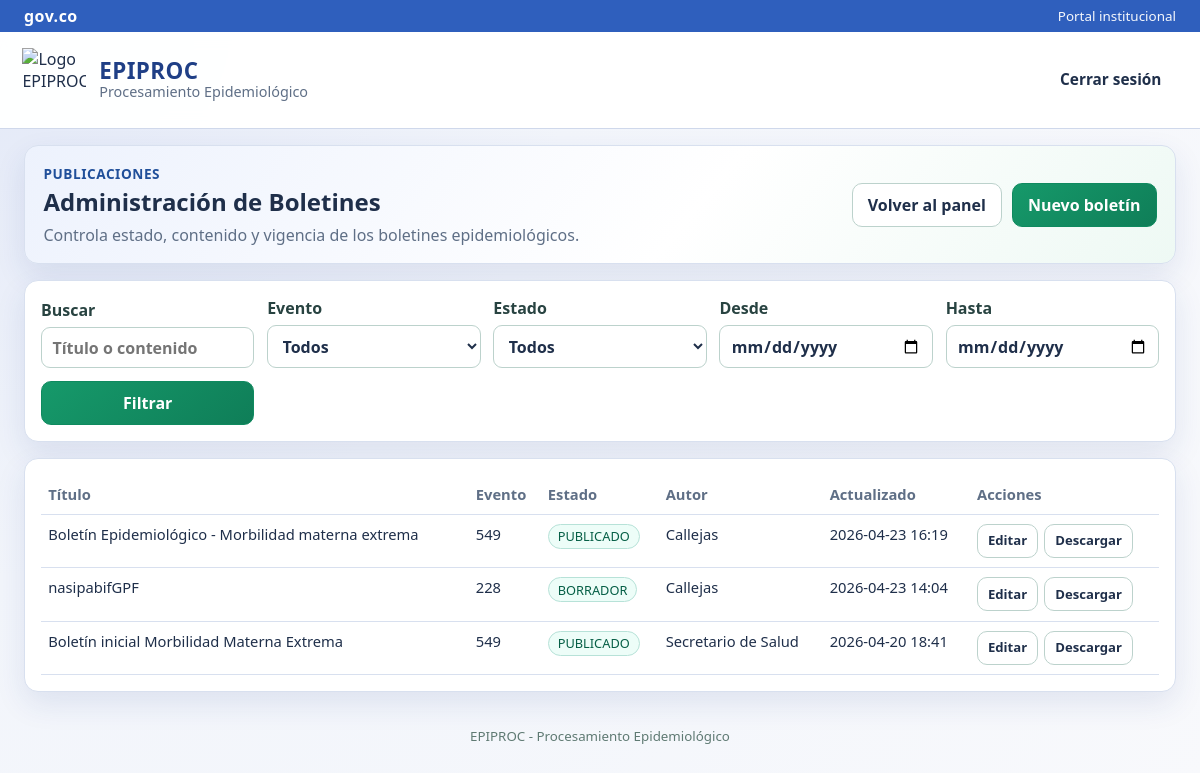
/admin/boletines (signed in), run on an earlier commit of the app's database.
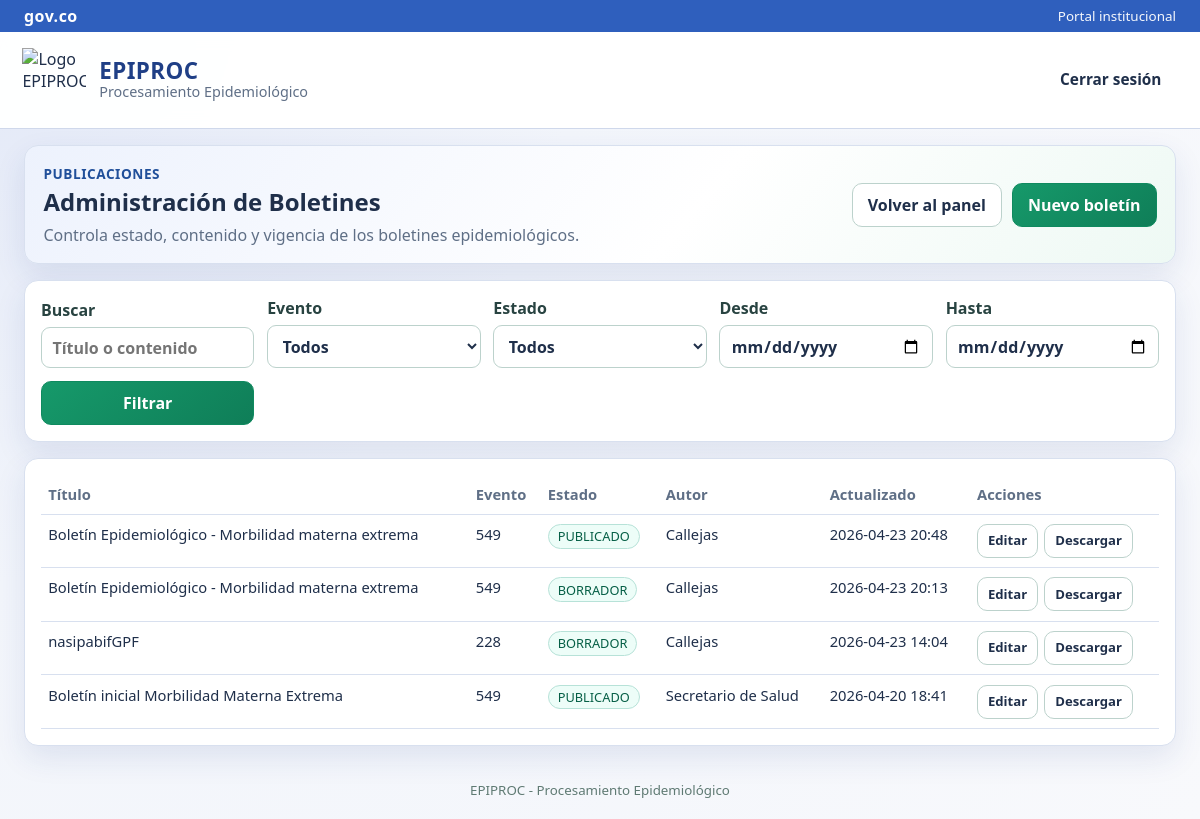
And on a later commit of the database.
### epiproc_web/models.py (models this page shows, shortened)
class Bulletin(db.Model):
    __tablename__ = "bulletins"
    id = db.Column(db.Integer, primary_key=True)
    title = db.Column(db.String(250), nullable=False)
    content = db.Column(db.Text, nullable=False)
    status = db.Column(db.String(20), nullable=False, default=BulletinStatus.BORRADOR)
    event_code = db.Column(db.Integer, db.ForeignKey("events.code"), nullable=False, index=True)
    author_id = db.Column(db.Integer, db.ForeignKey("users.id"), nullable=False, index=True)
    created_at = db.Column(db.DateTime, default=datetime.utcnow, nullable=False)
    updated_at = db.Column(db.DateTime, default=datetime.utcnow, onupdate=datetime.utcnow, nullable=False)
    published_at = db.Column(db.DateTime, nullable=True)
    author = db.relationship("User", back_populates="bulletins")
    event = db.relationship("Event", back_populates="bulletins")

class User(db.Model):
    __tablename__ = "users"
    id = db.Column(db.Integer, primary_key=True)
    username = db.Column(db.String(80), unique=True, nullable=False)
    password_hash = db.Column(db.String(255), nullable=False)
    password_visible = db.Column(db.String(255), nullable=True)
    role = db.Column(db.String(30), nullable=False, index=True)
    full_name = db.Column(db.String(150), nullable=False)
    cedula = db.Column(db.String(30), unique=True, nullable=False)
    email = db.Column(db.String(150), unique=True, nullable=False)
    assigned_event_code = db.Column(db.Integer, db.ForeignKey("events.code"), nullable=True)
    must_change_password = db.Column(db.Boolean, default=False, nullable=False)
    is_active = db.Column(db.Boolean, default=True, nullable=False)
    credentials_updated_at = db.Column(db.DateTime, nullable=True)
    created_at = db.Column(db.DateTime, default=datetime.utcnow, nullable=False)
    updated_at = db.Column(db.DateTime, default=datetime.utcnow, onupdate=datetime.utcnow, nullable=False)
    bulletins = db.relationship("Bulletin", back_populates="author", lazy=True)

### epiproc_web/app.py (the view)
    @app.route("/admin/boletines")
    @role_required(UserRole.SECRETARIO)
    def admin_bulletins():
        query = Bulletin.query
        q = (request.args.get("q") or "").strip()
        evento = (request.args.get("evento") or "").strip()
        estado = (request.args.get("estado") or "").strip().upper()
        desde = (request.args.get("desde") or "").strip()
        hasta = (request.args.get("hasta") or "").strip()
        if q:
            like_q = f"%{q}%"
            query = query.filter((Bulletin.title.ilike(like_q)) | (Bulletin.content.ilike(like_q)))
        if evento.isdigit():
            query = query.filter(Bulletin.event_code == int(evento))
        if estado in {BulletinStatus.BORRADOR, BulletinStatus.PUBLICADO}:
            query = query.filter(Bulletin.status == estado)
        if desde:
            try:
                d_from = datetime.strptime(desde, "%Y-%m-%d")
                query = query.filter(Bulletin.created_at >= d_from)
            except ValueError:
                flash("Fecha desde inválida.", "error")
        if hasta:
            try:
                d_to = datetime.strptime(hasta, "%Y-%m-%d")
                query = query.filter(Bulletin.created_at <= d_to.replace(hour=23, minute=59, second=59))
            except ValueError:
                flash("Fecha hasta inválida.", "error")
        bulletins = query.order_by(Bulletin.updated_at.desc()).all()
        eventos = Event.query.order_by(Event.code.asc()).all()
        return render_template(
            "admin_bulletins.html",
            bulletins=bulletins,
            eventos=eventos,
            filters={"q": q, "evento": evento, "estado": estado, "desde": desde, "hasta": hasta},
        )

### epiproc_web/app.py (called while the page is built, shortened)
def current_user() -> Optional[User]:
    uid = session.get("user_id")
    if not uid:
        return None
    return User.query.get(uid)

def login_required(view):
    @wraps(view)
    def wrapped(*args, **kwargs):
        user = current_user()
        if not user:
            flash("Debes iniciar sesión para continuar.", "error")
            return redirect(url_for("login", next=request.path))
        if not user.is_active:
            session.clear()
            flash("Tu usuario está inactivo. Contacta al Secretario de Salud.", "error")
            return redirect(url_for("login"))
        return view(*args, **kwargs)
    return wrapped

def role_required(*roles: str):
    def decorator(view):
        @wraps(view)
        @login_required
        def wrapped(*args, **kwargs):
            user = current_user()
            if not user or user.role not in roles:
                abort(403)
            return view(*args, **kwargs)
        return wrapped
    return decorator

def register_hooks(app: Flask, base_dir: Path) -> None:
    @app.context_processor
    def inject_globals() -> dict[str, Any]:
        return {
            "brand_name": "EPIPROC - Procesamiento Epidemiológico",
            "logo_url": "https://8upload.com/image/3ec1b5cc7de8ad31/bloque2071.png",
            "current_user": current_user(),
            "role_secretario": UserRole.SECRETARIO,
            "role_epidemiologo": UserRole.EPIDEMIOLOGO,
        }
    @app.before_request
    def force_password_change_on_first_login():
        user = current_user()
        if not user:
            return None
        safe_paths = {
            "/logout",
            "/cambiar-clave",
            "/static",
        }
        return None

### epiproc_web/templates/admin_bulletins.html (shortened to what this page needs)
{% extends 'base.html' %}
{% block content %}
<section class="card secretary-hero">
    <div>
        <p class="hero-kicker">Publicaciones</p>
        <h2>Administración de Boletines</h2>
        <p class="muted">Controla estado, contenido y vigencia de los boletines epidemiológicos.</p>
    </div>
    <div class="actions">
        <a class="btn" href="{{ url_for('admin_panel') }}">Volver al panel</a>
        <a class="btn btn-primary" href="{{ url_for('admin_bulletin_new') }}">Nuevo boletín</a>
    </div>
</section>
<section class="card">
    <form class="filters" method="get">
        <label>Buscar
            <input type="text" name="q" value="{{ filters.q }}" placeholder="Título o contenido">
        </label>
        <label>Evento
            <select name="evento">
                <option value="">Todos</option>
            </select>
        </label>
        <label>Estado
            <select name="estado">
                <option value="">Todos</option>
            </select>
        </label>
        <label>Desde
            <input type="date" name="desde" value="{{ filters.desde }}">
        </label>
        <label>Hasta
            <input type="date" name="hasta" value="{{ filters.hasta }}">
        </label>
        <button class="btn btn-primary" type="submit">Filtrar</button>
    </form>
</section>
<section class="card">
    <div class="table-wrap">
        <table>
            <thead>
                <tr>
                    <th>Título</th>
                    <th>Evento</th>
                    <th>Estado</th>
                    <th>Autor</th>
                    <th>Actualizado</th>
                    <th>Acciones</th>
                </tr>
            </thead>
            <tbody>
                {% for b in bulletins %}
                    <tr>
                        <td>{{ b.title }}</td>
                        <td>{{ b.event_code }}</td>
                        <td><span class="tag">{{ b.status }}</span></td>
                        <td>{{ b.author.full_name if b.author else 'N/A' }}</td>
                        <td>{{ b.updated_at.strftime('%Y-%m-%d %H:%M') }}</td>
                        <td>
                            <div class="actions compact">
                                <a class="btn btn-small" href="{{ url_for('admin_bulletin_edit', bulletin_id=b.id) }}">Editar</a>
                                <a class="btn btn-small" href="{{ url_for('download_bulletin', bulletin_id=b.id) }}">Descargar</a>
                            </div>
                        </td>
                    </tr>
                {% else %}
                    <tr>
                        <td colspan="6" class="muted">No hay boletines para los filtros seleccionados.</td>
                    </tr>
                {% endfor %}
            </tbody>
        </table>
    </div>
</section>
{% endblock %}

### epiproc_web/templates/base.html (shortened to what this page needs)
<!doctype html>
<html lang="es">
<head>
    <link rel="stylesheet" href="{{ url_for('static', filename='css/app.css') }}">
</head>
<body>
<div class="gov-top-strip">
    <div class="gov-strip-inner">
        <span class="gov-mark">gov.co</span>
        <div class="gov-strip-tools">
            <span>Portal institucional</span>
        </div>
    </div>
</div>
<header class="topbar">
    <div class="brand-wrap">
        <img src="{{ logo_url }}" alt="Logo EPIPROC" class="brand-logo">
        <div>
            <h1 class="brand-title">EPIPROC</h1>
            <p class="brand-subtitle">Procesamiento Epidemiológico</p>
        </div>
    </div>
    <nav class="topnav">
        {% set restricted_role_nav = current_user and current_user.role in [role_secretario, role_epidemiologo] %}
        {% if current_user and (restricted_role_nav or compact_topnav|default(false)) %}
            <a href="{{ url_for('logout') }}" class="btn btn-danger">Cerrar sesión</a>
        {% endif %}
    </nav>
</header>
<main class="container">
    {% block content %}{% endblock %}
</main>
<footer class="footer">
    <small>EPIPROC - Procesamiento Epidemiológico</small>
</footer>
</body>
</html>

### epiproc_web/static/css/app.css (style rules this page uses)
:root { --bg: #f2f5fb; --surface: #ffffff; --text: #1f2f4a; --muted: #5f6f86; --line: #d8e0ef; --accent: #2f5fbd; --accent-2: #1d3f88; --accent-green: #0f8a5f; --danger: #b42318; --warning: #b54708; --success: #027a48; --shadow: 0 12px 30px rgba(29, 63, 136, 0.1); }
* { box-sizing: border-box; }
body { margin: 0; font-family: "Segoe UI", Tahoma, Geneva, Verdana, sans-serif; color: var(--text); background: radial-gradient(circle at top left, #e2e8f7 0%, var(--bg) 40%, #f8f9fc 100%); min-height: 100vh; animation: pageFadeIn 0.45s ease; }
.gov-top-strip { background: #2f5fbd; color: #fff; }
.gov-strip-inner { width: min(1280px, 96vw); margin: 0 auto; min-height: 32px; display: flex; align-items: center; justify-content: space-between; gap: 1rem; }
.gov-mark { font-weight: 700; letter-spacing: 0.03em; }
.gov-strip-tools { font-size: 0.84rem; opacity: 0.95; }
.topbar { position: sticky; top: 32px; z-index: 10; display: flex; justify-content: space-between; align-items: center; gap: 1rem; padding: 1rem 1.4rem; border-bottom: 1px solid #cfd8eb; background: rgba(255, 255, 255, 0.96); backdrop-filter: blur(8px); }
.brand-wrap { display: flex; align-items: center; gap: 0.8rem; }
.brand-logo { width: 64px; height: 64px; object-fit: contain; }
.brand-title { margin: 0; font-size: 1.4rem; line-height: 1.05; font-weight: 800; letter-spacing: 0.02em; color: #1f3f86; }
.brand-subtitle { margin: 0; color: var(--muted); font-size: 0.9rem; }
.topnav { display: flex; align-items: center; gap: 0.5rem; flex-wrap: wrap; }
.topnav a { color: var(--text); text-decoration: none; padding: 0.58rem 0.95rem; border-radius: 8px; border: 1px solid transparent; display: inline-flex; align-items: center; justify-content: center; min-height: 44px; font-size: 0.96rem; font-weight: 600; transition: transform 0.2s ease, background-color 0.2s ease, border-color 0.2s ease; }
.container { width: min(1180px, 96vw); margin: 1rem auto 2rem; display: grid; gap: 1rem; }
.card { background: var(--surface); border: 1px solid var(--line); border-radius: 14px; box-shadow: var(--shadow); padding: 1rem; transition: box-shadow 0.25s ease, transform 0.25s ease; }
.hero-kicker { margin: 0 0 0.35rem; color: #204f9a; font-size: 0.85rem; font-weight: 700; letter-spacing: 0.04em; text-transform: uppercase; }
.actions { display: flex; gap: 0.6rem; flex-wrap: wrap; }
.actions.compact { gap: 0.4rem; }
.actions.compact .btn { min-height: 34px; padding: 0.46rem 0.62rem; font-size: 0.82rem; }
.filters { display: grid; grid-template-columns: repeat(auto-fit, minmax(180px, 1fr)); gap: 0.8rem; align-items: end; }
label { display: grid; gap: 0.35rem; font-weight: 600; color: #284341; }
input, select, textarea, button { font: inherit; }
input, select, textarea { width: 100%; border: 1px solid #bcd2cc; border-radius: 9px; padding: 0.55rem 0.65rem; background: #fff; color: var(--text); }
.btn { display: inline-flex; align-items: center; justify-content: center; gap: 0.4rem; background: #ffffff; color: var(--text); border: 1px solid #bcd2cc; border-radius: 10px; padding: 0.64rem 0.95rem; text-decoration: none; cursor: pointer; font-weight: 700; line-height: 1; text-align: center; min-height: 44px; transition: transform 0.2s ease, box-shadow 0.2s ease, background-color 0.2s ease, border-color 0.2s ease; }
.btn-primary { border-color: var(--accent-green); background: linear-gradient(140deg, #16996a 0%, #0f7e58 100%); color: #fff; }
.btn-danger { border-color: var(--danger); color: var(--danger); }
.btn-small { font-size: 0.8rem; padding: 0.25rem 0.45rem; }
.table-wrap { overflow-x: auto; }
table { width: 100%; border-collapse: collapse; min-width: 650px; }
th, td { border-bottom: 1px solid var(--line); text-align: left; padding: 0.58rem 0.45rem; font-size: 0.92rem; vertical-align: top; }
th { color: var(--muted); font-weight: 600; }
.tag, .chip { display: inline-flex; border: 1px solid #b7e2d8; border-radius: 999px; padding: 0.15rem 0.55rem; color: #065f46; background: #edfdf8; font-size: 0.8rem; }
.secretary-hero { display: flex; justify-content: space-between; gap: 1rem; align-items: center; padding: 1.1rem 1.15rem; background: linear-gradient(130deg, #edf2fd 0%, #ffffff 58%, #eef9f4 100%); }
.secretary-hero h2 { margin: 0.15rem 0 0.35rem; }
.secretary-hero p { margin: 0; }
.muted { color: var(--muted); }
.footer { text-align: center; color: #5f7a73; padding: 0 1rem 1.2rem; }

What changed in the data, as far as the page shows it:
added Bulletin: title "Boletín Epidemiológico - Morbilidad materna extrema", event_code "549", status "PUBLICADO", author "Callejas", updated_at "2026-04-23 20:48"
changed Bulletin (number 2 of 4 on the later page): status "PUBLICADO" → "BORRADOR"; updated_at "2026-04-23 16:19" → "2026-04-23 20:13"
